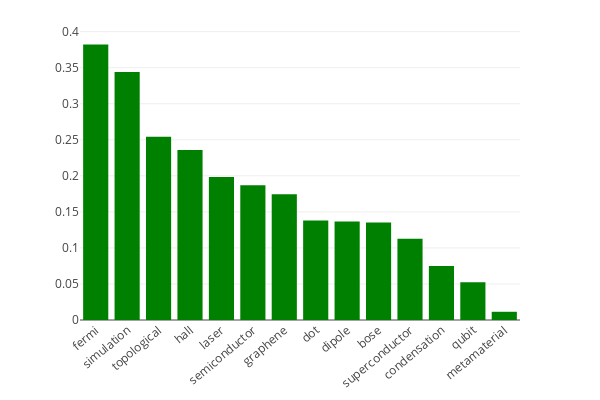

Notebook source saved alongside this figure:
### Code cell
keys_rate(section, year)

### Figure 1 — Plotly figure (JSON) as saved in the notebook; plotly's stock layout.template omitted (floating-point values rounded to 4 significant figures)
{"data": [{"marker": {"color": "green"}, "opacity": 1, "type": "bar", "x": ["fermi", "simulation", "topological", "hall", "laser", "semiconductor", "graphene", "dot", "dipole", "bose", "superconductor", "condensation", "qubit", "metamaterial"], "y": [0.3822, 0.3439, 0.2542, 0.2357, 0.1985, 0.1871, 0.1743, 0.1382, 0.1365, 0.1352, 0.1128, 0.0748, 0.0523, 0.0114]}], "layout": {"height": 400, "margin": {"t": 30}, "showlegend": false, "width": 600, "xaxis": {"tickangle": -40}}}
